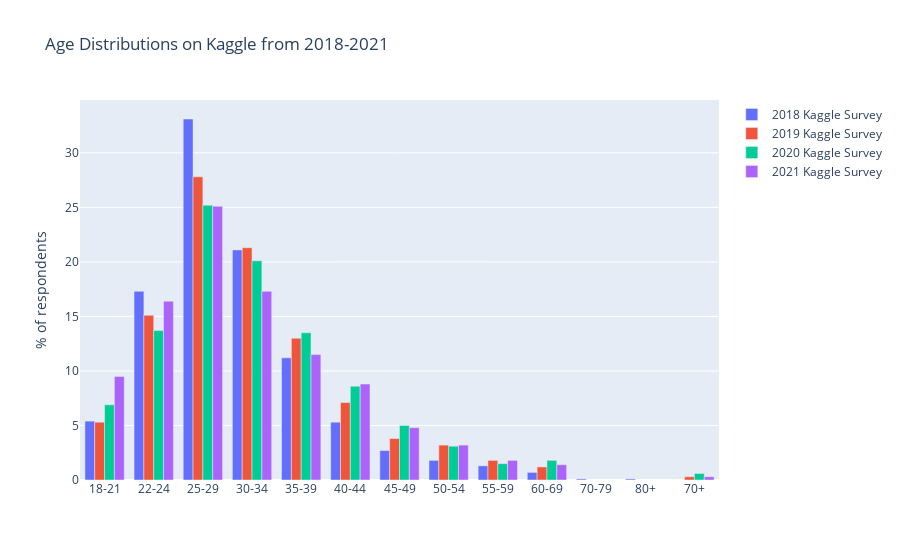

Notebook code for this chart:
### Code cell
question_name = 'Q1'
#percentages_2017 = count_then_return_percent(responses_df_2017,'Age').sort_index() # data needs to be binned first
percentages_2018 = count_then_return_percent(responses_df_2018,'Q2').sort_index()
percentages_2019 = count_then_return_percent(responses_df_2019,question_name).sort_index()
percentages_2020 = count_then_return_percent(responses_df_2020,question_name).sort_index()
percentages_2021 = count_then_return_percent(responses_df_2021,question_name).sort_index()

title_for_chart = 'Age Distributions on Kaggle from 2018-2021'
title_for_y_axis = '% of respondents'

fig = go.Figure(data=[
    #go.Bar(name='2017 Kaggle Survey', x=pd.Series(percentages_2017.index), y=pd.Series(percentages_2017)),
    go.Bar(name='2018 Kaggle Survey', x=pd.Series(percentages_2018.index), y=pd.Series(percentages_2018)),
    go.Bar(name='2019 Kaggle Survey', x=pd.Series(percentages_2019.index), y=pd.Series(percentages_2019)),
    go.Bar(name='2020 Kaggle Survey', x=pd.Series(percentages_2020.index), y=pd.Series(percentages_2020)),
    go.Bar(name='2021 Kaggle Survey', x=pd.Series(percentages_2021.index), y=pd.Series(percentages_2021))
           ])
fig.update_layout(barmode='group') 
fig.update_layout(title=title_for_chart,yaxis=dict(title=title_for_y_axis))
fig.show()

### Figure 1 — Plotly figure (JSON) as saved in the notebook; plotly's stock layout.template omitted (floating-point values rounded to 4 significant figures)
{"data": [{"name": "2018 Kaggle Survey", "type": "bar", "x": ["18-21", "22-24", "25-29", "30-34", "35-39", "40-44", "45-49", "50-54", "55-59", "60-69", "70-79", "80+"], "y": [5.4, 17.3, 33.1, 21.1, 11.2, 5.3, 2.7, 1.8, 1.3, 0.7, 0.1, 0.1]}, {"name": "2019 Kaggle Survey", "type": "bar", "x": ["18-21", "22-24", "25-29", "30-34", "35-39", "40-44", "45-49", "50-54", "55-59", "60-69", "70+"], "y": [5.3, 15.1, 27.8, 21.3, 13.0, 7.1, 3.8, 3.2, 1.8, 1.2, 0.3]}, {"name": "2020 Kaggle Survey", "type": "bar", "x": ["18-21", "22-24", "25-29", "30-34", "35-39", "40-44", "45-49", "50-54", "55-59", "60-69", "70+"], "y": [6.9, 13.7, 25.2, 20.1, 13.5, 8.6, 5.0, 3.1, 1.5, 1.8, 0.6]}, {"name": "2021 Kaggle Survey", "type": "bar", "x": ["18-21", "22-24", "25-29", "30-34", "35-39", "40-44", "45-49", "50-54", "55-59", "60-69", "70+"], "y": [9.5, 16.4, 25.1, 17.3, 11.5, 8.8, 4.8, 3.2, 1.8, 1.4, 0.3]}], "layout": {"barmode": "group", "title": {"text": "Age Distributions on Kaggle from 2018-2021"}, "yaxis": {"title": {"text": "% of respondents"}}}}
